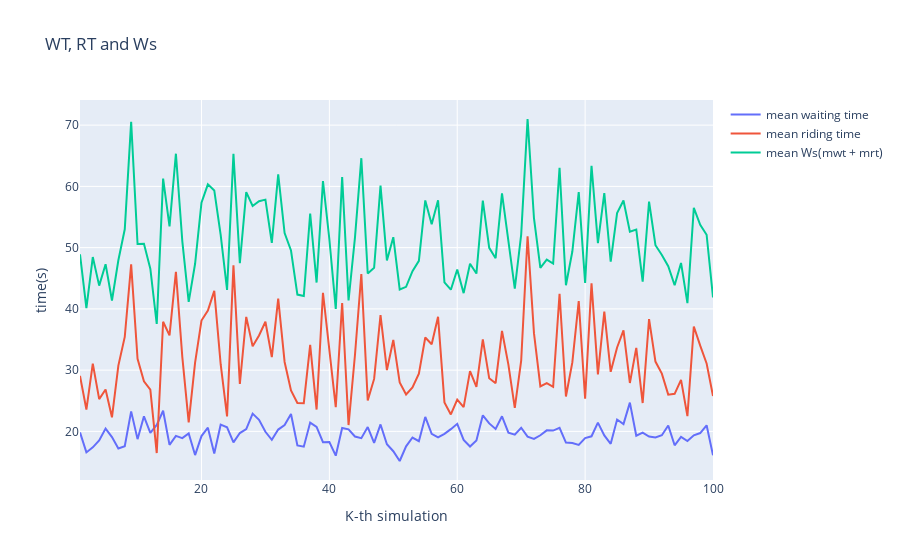
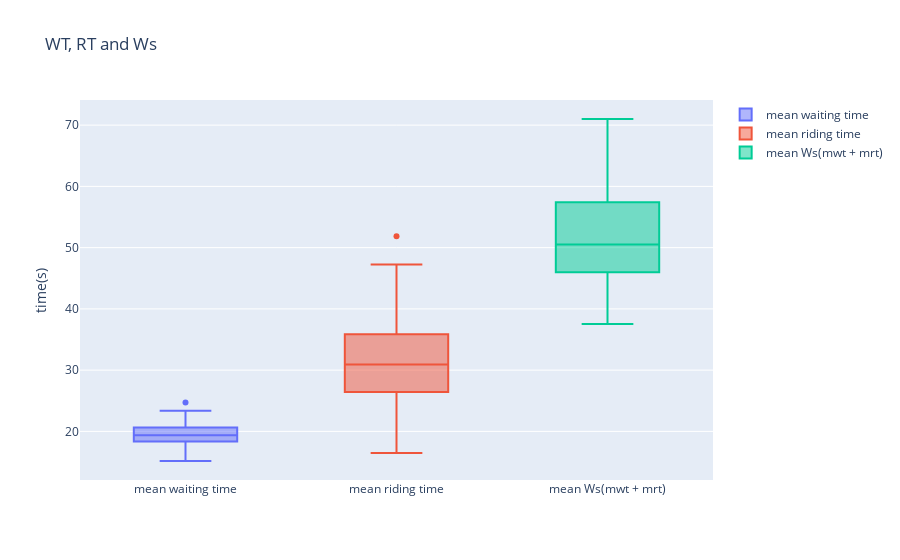
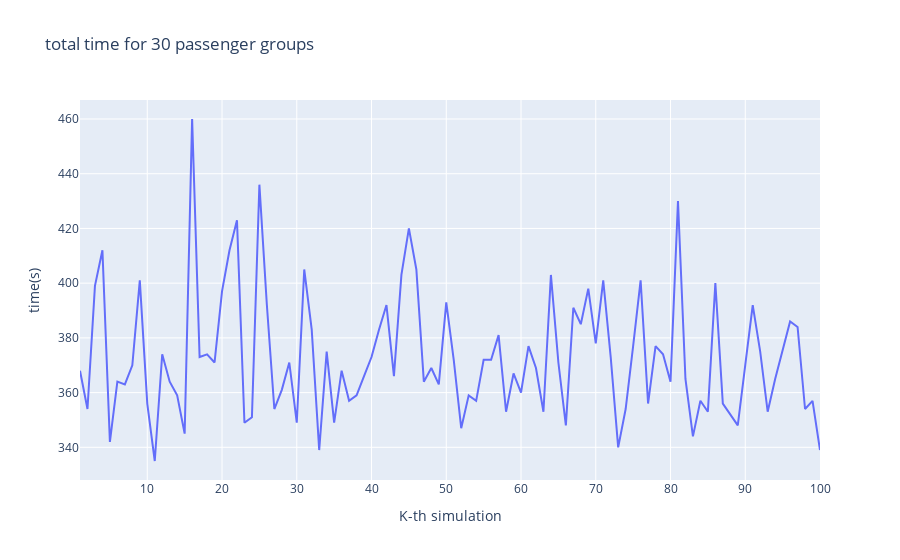
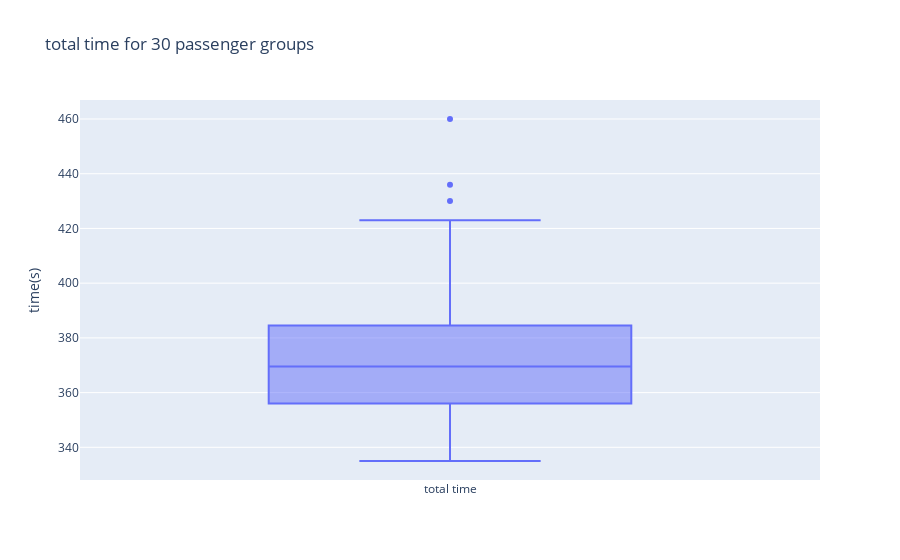

Notebook source saved alongside these figures, in order:
### Code cell
if __name__ == '__main__' :
    #simulat K times
    K = 100
    count = 0
    mwt_list = []
    mrt_list = []
    time_list = []
    lo_0_list = []
    lo_1_list = []
    x = list(range(1, K + 1))
    while count < K :
        result = simulate()
        # if some bugs happened QAQ
        if not result[0] :
            continue
        
        count += 1
        data = result[1]
        mwt = data[0]; mrt = data[1]
        time = data[2]
        lo_0 = data[3]; lo_1 = data[4]
        print(
            f'complete ({count}/{K}) simulations\n'
            f'(mean_wt, mean_rt, total_time, uti_rate_0, uti_rate_1) = '
            f'({mwt:.3f}, {mrt:.3f}, {time}, {lo_0:.3f}, {lo_1:.3f})'
        )
        mwt_list.append(mwt)
        mrt_list.append(mrt)
        time_list.append(time)
        lo_0_list.append(lo_0)
        lo_1_list.append(lo_1)
        
    #make graphs
    fig1 = go.Figure()
    fig1.add_trace(go.Scatter(x = x, y = mwt_list, name = 'mean waiting time'));
    fig1.add_trace(go.Scatter(x = x, y = mrt_list, name = 'mean riding time'));
    fig1.add_trace(go.Scatter(x = x, y = list(map(add, mwt_list, mrt_list)),
                              name = 'mean Ws(mwt + mrt)'));
    fig1.update_layout(title = 'WT, RT and Ws',
                       xaxis_title = 'K-th simulation',
                       yaxis_title = 'time(s)');
    box1 = go.Figure()
    box1.add_trace(go.Box(y = mwt_list, name = 'mean waiting time'));
    box1.add_trace(go.Box(y = mrt_list, name = 'mean riding time'));
    box1.add_trace(go.Box(y = list(map(add, mwt_list, mrt_list)),
                          name = 'mean Ws(mwt + mrt)'));
    box1.update_layout(title = 'WT, RT and Ws',
                       yaxis_title = 'time(s)');
    
    fig2 = go.Figure()
    fig2.add_trace(go.Scatter(x = x, y = time_list, name = 'total time'));
    fig2.update_layout(title = f'total time for {NUM_OF_PS} passenger groups',
                       xaxis_title = 'K-th simulation',
                       yaxis_title = 'time(s)');
    box2 = go.Figure()
    box2.add_trace(go.Box(y = time_list, name = 'total time'));
    box2.update_layout(title = f'total time for {NUM_OF_PS} passenger groups',
                       yaxis_title = 'time(s)');
    
    fig3 = go.Figure()
    fig3.add_trace(go.Scatter(x = x, y = lo_0_list,
                              name = 'elevator_0\'s uti-rate'));
    fig3.add_trace(go.Scatter(x = x, y = lo_1_list,
                              name = 'elevator_1\'s uti-rate'));
    fig3.update_layout(title = 'uti-rate of elevators',
                       xaxis_title = 'K-th simulation',
                       yaxis_title = 'uti-rate');
    box3 = go.Figure()
    box3.add_trace(go.Box(y = lo_0_list,
                          name = 'elevator_0\'s uti-rate'));
    box3.add_trace(go.Box(y = lo_1_list,
                          name = 'elevator_1\'s uti-rate'));
    box3.update_layout(title = 'uti-rate of elevators',
                       yaxis_title = 'uti-rate');
    
    fig1.show()
    box1.show()
    fig2.show()
    box2.show()
    fig3.show()
    box3.show()

### Figure 1 — Plotly figure (JSON) as saved in the notebook; plotly's stock layout.template omitted (floating-point values rounded to 4 significant figures)
{"data": [{"name": "mean waiting time", "type": "scatter", "x": [1, 2, 3, 4, 5, 6, 7, 8, 9, 10, 11, 12, 13, 14, 15, 16, 17, 18, 19, 20, 21, 22, 23, 24, 25, 26, 27, 28, 29, 30, 31, 32, 33, 34, 35, 36, 37, 38, 39, 40, 41, 42, 43, 44, 45, 46, 47, 48, 49, 50, 51, 52, 53, 54, 55, 56, 57, 58, 59, 60, 61, 62, 63, 64, 65, 66, 67, 68, 69, 70, 71, 72, 73, 74, 75, 76, 77, 78, 79, 80, 81, 82, 83, 84, 85, 86, 87, 88, 89, 90, 91, 92, 93, 94, 95, 96, 97, 98, 99, 100], "y": [19.83, 16.57, 17.4, 18.53, 20.47, 19.07, 17.2, 17.57, 23.27, 18.73, 22.47, 19.77, 21.07, 23.37, 17.8, 19.27, 18.9, 19.67, 16.13, 19.23, 20.6, 16.4, 21.1, 20.67, 18.2, 19.73, 20.37, 22.9, 21.9, 19.93, 18.63, 20.3, 21.03, 22.83, 17.7, 17.5, 21.43, 20.73, 18.23, 18.27, 16.03, 20.57, 20.33, 19.17, 18.9, 20.7, 18.13, 21.13, 17.9, 16.77, 15.17, 17.57, 19, 18.4, 22.37, 19.6, 19.03, 19.6, 20.37, 21.23, 18.6, 17.53, 18.5, 22.63, 21.3, 20.4, 22.47, 19.8, 19.47, 20.6, 19.13, 18.77, 19.37, 20.17, 20.13, 20.57, 18.17, 18.1, 17.8, 18.9, 19.2, 21.43, 19.33, 17.97, 21.93, 21.2, 24.7, 19.3, 19.8, 19.17, 19, 19.37, 20.97, 17.73, 19.1, 18.43, 19.37, 19.73, 21, 16.1]}, {"name": "mean riding time", "type": "scatter", "x": [1, 2, 3, 4, 5, 6, 7, 8, 9, 10, 11, 12, 13, 14, 15, 16, 17, 18, 19, 20, 21, 22, 23, 24, 25, 26, 27, 28, 29, 30, 31, 32, 33, 34, 35, 36, 37, 38, 39, 40, 41, 42, 43, 44, 45, 46, 47, 48, 49, 50, 51, 52, 53, 54, 55, 56, 57, 58, 59, 60, 61, 62, 63, 64, 65, 66, 67, 68, 69, 70, 71, 72, 73, 74, 75, 76, 77, 78, 79, 80, 81, 82, 83, 84, 85, 86, 87, 88, 89, 90, 91, 92, 93, 94, 95, 96, 97, 98, 99, 100], "y": [29.07, 23.57, 31.07, 25.27, 26.83, 22.3, 30.73, 35.43, 47.27, 31.87, 28.17, 26.8, 16.47, 37.9, 35.67, 46.07, 32.17, 21.47, 31.23, 38.1, 39.73, 42.93, 30.97, 22.43, 47.1, 27.73, 38.7, 33.9, 35.67, 37.9, 32.13, 41.67, 31.33, 26.7, 24.63, 24.6, 34.13, 23.57, 42.63, 33.1, 23.97, 40.97, 21.03, 32.43, 45.7, 25.07, 28.57, 39, 30, 34.93, 28, 26.03, 27.17, 29.43, 35.33, 34.23, 38.7, 24.73, 22.77, 25.2, 23.97, 29.83, 27.27, 35.03, 28.67, 27.87, 36.4, 30.9, 23.83, 31.53, 51.87, 36.03, 27.33, 27.87, 27.27, 42.47, 25.7, 31.27, 41.27, 25.33, 44.17, 29.3, 39.57, 29.73, 33.7, 36.5, 27.9, 33.63, 24.63, 38.33, 31.4, 29.43, 26, 26.13, 28.4, 22.5, 37.13, 34, 31.1, 25.77]}, {"name": "mean Ws(mwt + mrt)", "type": "scatter", "x": [1, 2, 3, 4, 5, 6, 7, 8, 9, 10, 11, 12, 13, 14, 15, 16, 17, 18, 19, 20, 21, 22, 23, 24, 25, 26, 27, 28, 29, 30, 31, 32, 33, 34, 35, 36, 37, 38, 39, 40, 41, 42, 43, 44, 45, 46, 47, 48, 49, 50, 51, 52, 53, 54, 55, 56, 57, 58, 59, 60, 61, 62, 63, 64, 65, 66, 67, 68, 69, 70, 71, 72, 73, 74, 75, 76, 77, 78, 79, 80, 81, 82, 83, 84, 85, 86, 87, 88, 89, 90, 91, 92, 93, 94, 95, 96, 97, 98, 99, 100], "y": [48.9, 40.13, 48.47, 43.8, 47.3, 41.37, 47.93, 53, 70.53, 50.6, 50.63, 46.57, 37.53, 61.27, 53.47, 65.33, 51.07, 41.13, 47.37, 57.33, 60.33, 59.33, 52.07, 43.1, 65.3, 47.47, 59.07, 56.8, 57.57, 57.83, 50.77, 61.97, 52.37, 49.53, 42.33, 42.1, 55.57, 44.3, 60.87, 51.37, 40, 61.53, 41.37, 51.6, 64.6, 45.77, 46.7, 60.13, 47.9, 51.7, 43.17, 43.6, 46.17, 47.83, 57.7, 53.83, 57.73, 44.33, 43.13, 46.43, 42.57, 47.37, 45.77, 57.67, 49.97, 48.27, 58.87, 50.7, 43.3, 52.13, 71, 54.8, 46.7, 48.03, 47.4, 63.03, 43.87, 49.37, 59.07, 44.23, 63.37, 50.73, 58.9, 47.7, 55.63, 57.7, 52.6, 52.93, 44.43, 57.5, 50.4, 48.8, 46.97, 43.87, 47.5, 40.93, 56.5, 53.73, 52.1, 41.87]}], "layout": {"title": {"text": "WT, RT and Ws"}, "xaxis": {"title": {"text": "K-th simulation"}}, "yaxis": {"title": {"text": "time(s)"}}}}

### Figure 2 — Plotly figure (JSON) as saved in the notebook; plotly's stock layout.template omitted (floating-point values rounded to 4 significant figures)
{"data": [{"name": "mean waiting time", "type": "box", "y": [19.83, 16.57, 17.4, 18.53, 20.47, 19.07, 17.2, 17.57, 23.27, 18.73, 22.47, 19.77, 21.07, 23.37, 17.8, 19.27, 18.9, 19.67, 16.13, 19.23, 20.6, 16.4, 21.1, 20.67, 18.2, 19.73, 20.37, 22.9, 21.9, 19.93, 18.63, 20.3, 21.03, 22.83, 17.7, 17.5, 21.43, 20.73, 18.23, 18.27, 16.03, 20.57, 20.33, 19.17, 18.9, 20.7, 18.13, 21.13, 17.9, 16.77, 15.17, 17.57, 19, 18.4, 22.37, 19.6, 19.03, 19.6, 20.37, 21.23, 18.6, 17.53, 18.5, 22.63, 21.3, 20.4, 22.47, 19.8, 19.47, 20.6, 19.13, 18.77, 19.37, 20.17, 20.13, 20.57, 18.17, 18.1, 17.8, 18.9, 19.2, 21.43, 19.33, 17.97, 21.93, 21.2, 24.7, 19.3, 19.8, 19.17, 19, 19.37, 20.97, 17.73, 19.1, 18.43, 19.37, 19.73, 21, 16.1]}, {"name": "mean riding time", "type": "box", "y": [29.07, 23.57, 31.07, 25.27, 26.83, 22.3, 30.73, 35.43, 47.27, 31.87, 28.17, 26.8, 16.47, 37.9, 35.67, 46.07, 32.17, 21.47, 31.23, 38.1, 39.73, 42.93, 30.97, 22.43, 47.1, 27.73, 38.7, 33.9, 35.67, 37.9, 32.13, 41.67, 31.33, 26.7, 24.63, 24.6, 34.13, 23.57, 42.63, 33.1, 23.97, 40.97, 21.03, 32.43, 45.7, 25.07, 28.57, 39, 30, 34.93, 28, 26.03, 27.17, 29.43, 35.33, 34.23, 38.7, 24.73, 22.77, 25.2, 23.97, 29.83, 27.27, 35.03, 28.67, 27.87, 36.4, 30.9, 23.83, 31.53, 51.87, 36.03, 27.33, 27.87, 27.27, 42.47, 25.7, 31.27, 41.27, 25.33, 44.17, 29.3, 39.57, 29.73, 33.7, 36.5, 27.9, 33.63, 24.63, 38.33, 31.4, 29.43, 26, 26.13, 28.4, 22.5, 37.13, 34, 31.1, 25.77]}, {"name": "mean Ws(mwt + mrt)", "type": "box", "y": [48.9, 40.13, 48.47, 43.8, 47.3, 41.37, 47.93, 53, 70.53, 50.6, 50.63, 46.57, 37.53, 61.27, 53.47, 65.33, 51.07, 41.13, 47.37, 57.33, 60.33, 59.33, 52.07, 43.1, 65.3, 47.47, 59.07, 56.8, 57.57, 57.83, 50.77, 61.97, 52.37, 49.53, 42.33, 42.1, 55.57, 44.3, 60.87, 51.37, 40, 61.53, 41.37, 51.6, 64.6, 45.77, 46.7, 60.13, 47.9, 51.7, 43.17, 43.6, 46.17, 47.83, 57.7, 53.83, 57.73, 44.33, 43.13, 46.43, 42.57, 47.37, 45.77, 57.67, 49.97, 48.27, 58.87, 50.7, 43.3, 52.13, 71, 54.8, 46.7, 48.03, 47.4, 63.03, 43.87, 49.37, 59.07, 44.23, 63.37, 50.73, 58.9, 47.7, 55.63, 57.7, 52.6, 52.93, 44.43, 57.5, 50.4, 48.8, 46.97, 43.87, 47.5, 40.93, 56.5, 53.73, 52.1, 41.87]}], "layout": {"title": {"text": "WT, RT and Ws"}, "yaxis": {"title": {"text": "time(s)"}}}}

### Figure 3 — Plotly figure (JSON) as saved in the notebook; plotly's stock layout.template omitted (floating-point values rounded to 4 significant figures)
{"data": [{"name": "total time", "type": "scatter", "x": [1, 2, 3, 4, 5, 6, 7, 8, 9, 10, 11, 12, 13, 14, 15, 16, 17, 18, 19, 20, 21, 22, 23, 24, 25, 26, 27, 28, 29, 30, 31, 32, 33, 34, 35, 36, 37, 38, 39, 40, 41, 42, 43, 44, 45, 46, 47, 48, 49, 50, 51, 52, 53, 54, 55, 56, 57, 58, 59, 60, 61, 62, 63, 64, 65, 66, 67, 68, 69, 70, 71, 72, 73, 74, 75, 76, 77, 78, 79, 80, 81, 82, 83, 84, 85, 86, 87, 88, 89, 90, 91, 92, 93, 94, 95, 96, 97, 98, 99, 100], "y": [368, 354, 399, 412, 342, 364, 363, 370, 401, 356, 335, 374, 364, 359, 345, 460, 373, 374, 371, 397, 412, 423, 349, 351, 436, 392, 354, 361, 371, 349, 405, 383, 339, 375, 349, 368, 357, 359, 366, 373, 383, 392, 366, 403, 420, 405, 364, 369, 363, 393, 372, 347, 359, 357, 372, 372, 381, 353, 367, 360, 377, 369, 353, 403, 371, 348, 391, 385, 398, 378, 401, 373, 340, 354, 377, 401, 356, 377, 374, 364, 430, 365, 344, 357, 353, 400, 356, 352, 348, 370, 392, 375, 353, 365, 375, 386, 384, 354, 357, 339]}], "layout": {"title": {"text": "total time for 30 passenger groups"}, "xaxis": {"title": {"text": "K-th simulation"}}, "yaxis": {"title": {"text": "time(s)"}}}}

### Figure 4 — Plotly figure (JSON) as saved in the notebook; plotly's stock layout.template omitted (floating-point values rounded to 4 significant figures)
{"data": [{"name": "total time", "type": "box", "y": [368, 354, 399, 412, 342, 364, 363, 370, 401, 356, 335, 374, 364, 359, 345, 460, 373, 374, 371, 397, 412, 423, 349, 351, 436, 392, 354, 361, 371, 349, 405, 383, 339, 375, 349, 368, 357, 359, 366, 373, 383, 392, 366, 403, 420, 405, 364, 369, 363, 393, 372, 347, 359, 357, 372, 372, 381, 353, 367, 360, 377, 369, 353, 403, 371, 348, 391, 385, 398, 378, 401, 373, 340, 354, 377, 401, 356, 377, 374, 364, 430, 365, 344, 357, 353, 400, 356, 352, 348, 370, 392, 375, 353, 365, 375, 386, 384, 354, 357, 339]}], "layout": {"title": {"text": "total time for 30 passenger groups"}, "yaxis": {"title": {"text": "time(s)"}}}}
